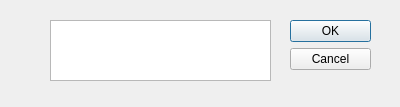
<?xml version="1.0" encoding="UTF-8"?>
<ui version="4.0">
 <class>StringSend</class>
 <widget class="QDialog" name="StringSend">
  <property name="geometry">
   <rect>
    <x>0</x>
    <y>0</y>
    <width>400</width>
    <height>107</height>
   </rect>
  </property>
  <property name="windowTitle">
   <string>Dialog</string>
  </property>
  <widget class="QDialogButtonBox" name="buttonBox">
   <property name="geometry">
    <rect>
     <x>290</x>
     <y>20</y>
     <width>81</width>
     <height>241</height>
    </rect>
   </property>
   <property name="orientation">
    <enum>Qt::Vertical</enum>
   </property>
   <property name="standardButtons">
    <set>QDialogButtonBox::Cancel|QDialogButtonBox::Ok</set>
   </property>
  </widget>
  <widget class="QTextEdit" name="textEdit">
   <property name="geometry">
    <rect>
     <x>50</x>
     <y>20</y>
     <width>221</width>
     <height>61</height>
    </rect>
   </property>
   <property name="statusTip">
    <string/>
   </property>
   <property name="html">
    <string>&lt;!DOCTYPE HTML PUBLIC &quot;-//W3C//DTD HTML 4.0//EN&quot; &quot;http://www.w3.org/TR/REC-html40/strict.dtd&quot;&gt;
&lt;html&gt;&lt;head&gt;&lt;meta name=&quot;qrichtext&quot; content=&quot;1&quot; /&gt;&lt;meta charset=&quot;utf-8&quot; /&gt;&lt;style type=&quot;text/css&quot;&gt;
p, li { white-space: pre-wrap; }
&lt;/style&gt;&lt;/head&gt;&lt;body style=&quot; font-family:'Segoe UI'; font-size:9pt; font-weight:400; font-style:normal;&quot;&gt;
&lt;p style=&quot;-qt-paragraph-type:empty; margin-top:0px; margin-bottom:0px; margin-left:0px; margin-right:0px; -qt-block-indent:0; text-indent:0px;&quot;&gt;&lt;br /&gt;&lt;/p&gt;&lt;/body&gt;&lt;/html&gt;</string>
   </property>
  </widget>
 </widget>
 <resources/>
 <connections>
  <connection>
   <sender>buttonBox</sender>
   <signal>accepted()</signal>
   <receiver>StringSend</receiver>
   <slot>accept()</slot>
   <hints>
    <hint type="sourcelabel">
     <x>248</x>
     <y>254</y>
    </hint>
    <hint type="destinationlabel">
     <x>157</x>
     <y>274</y>
    </hint>
   </hints>
  </connection>
  <connection>
   <sender>buttonBox</sender>
   <signal>rejected()</signal>
   <receiver>StringSend</receiver>
   <slot>reject()</slot>
   <hints>
    <hint type="sourcelabel">
     <x>316</x>
     <y>260</y>
    </hint>
    <hint type="destinationlabel">
     <x>286</x>
     <y>274</y>
    </hint>
   </hints>
  </connection>
 </connections>
</ui>
